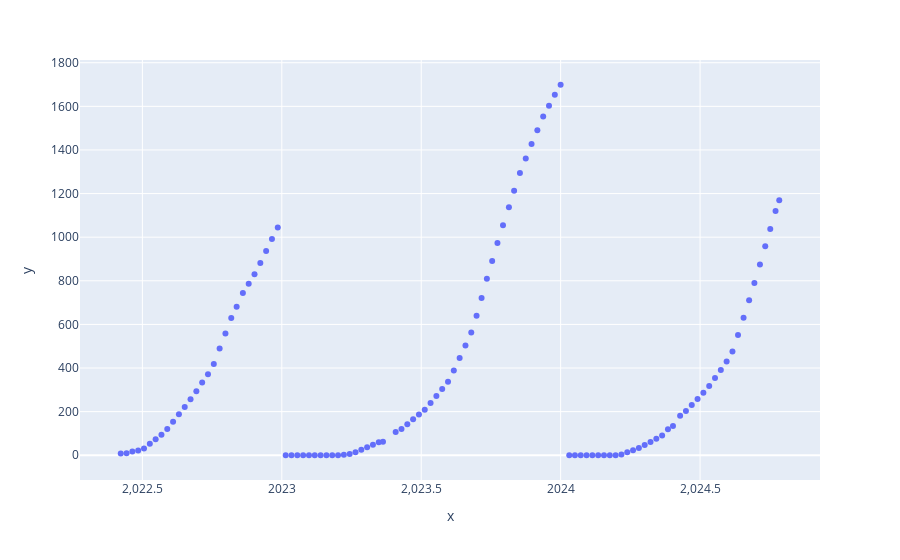

The cell this chart's notebook holds for it:
### Code cell
px.scatter(
    x=mixed_years.filter(pl.col("model_year_is_next_calendar_year") == 1).select("calendar_year").collect().to_series(),
    y=mixed_years.filter(pl.col("model_year_is_next_calendar_year") == 1).select("advertised_inventory").collect().to_series()
)
